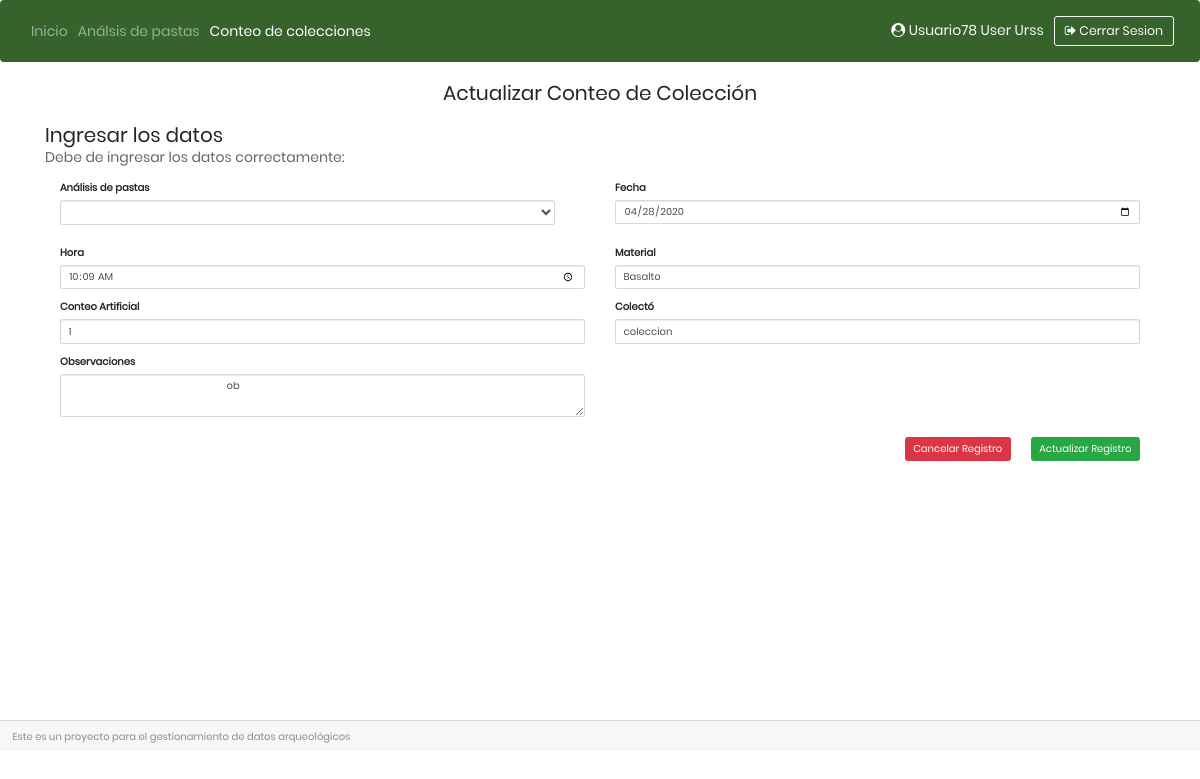
Page /pages/Conteo/actualizar-conteo.php?idConteo=1 (signed in) on the committed database.
### tables this page shows
CREATE TABLE `usuarios` (
  `idUsuario` int(250) NOT NULL,
  `nombre` varchar(30) NOT NULL,
  `apellido` varchar(30) NOT NULL,
  `usuario` varchar(20) NOT NULL,
  `contrasena` varchar(30) NOT NULL,
  `cargo` varchar(20) NOT NULL
);

CREATE TABLE `conteocolecciones` (
  `idConteo` int(250) NOT NULL,
  `Material` varchar(20) DEFAULT NULL,
  `ConteoArti` int(100) DEFAULT NULL,
  `Colecto` varchar(70) DEFAULT NULL,
  `Fecha` date DEFAULT NULL,
  `Hora` time(6) DEFAULT NULL,
  `ObservaConteo` varchar(250) DEFAULT NULL,
  `IdAnalisisPastas` int(4) DEFAULT NULL,
  `Estado` varchar(9) NOT NULL
);

### pages/Conteo/actualizar-conteo.php (the view, shortened to what this page needs)
<?php
    require ('../../functions/conexion/conexion.php');
?>
<!DOCTYPE html>
<html lang="es">
<head>
    <link rel="stylesheet" href="https://maxcdn.bootstrapcdn.com/bootstrap/3.4.1/css/bootstrap.min.css">
    <link rel='stylesheet' href='https://cdnjs.cloudflare.com/ajax/libs/twitter-bootstrap/4.1.3/css/bootstrap.min.css'>
    <link rel="stylesheet" type="text/css" href="../../other/bootstrap/css/bootstrap.min.css">
    <link rel="stylesheet" type="text/css" href="../../fonts/font-awesome-4.7.0/css/font-awesome.min.css">
    <link rel="stylesheet" type="text/css" href="../../css/main.css">
    <link rel="stylesheet" type="text/css" href="../../css/hierarchy-select.min.css">
</head>
<body>
    <nav class="navbar navbar-expand-lg navbar-dark" style="background: #36622C">
        <div class="collapse navbar-collapse" id="navbarTogglerDemo01">
            <ul class="navbar-nav mr-auto mt-2 mt-lg-0">
                <li class="nav-item">
                    <a class="nav-link" href="#">Inicio</a>
                </li>
                <li class="nav-item">
                    <a class="nav-link" href="../Pastas/analisis-Pastas.php">Análsis de pastas</a>
                </li>
                <li class="nav-item">
                    <a class="nav-link active" href="conteo-Colecciones.php">Conteo de colecciones</a>
                </li>
            </ul>
            <form class="form-inline my-2 my-lg-0">
                <li class="nav-item">
                    <a class="nav-link text-light">
                        <i class="fa fa-user-circle" aria-hidden="true"></i>
                        <?php
                            $user = $_SESSION['usuario'];
                            $sqlUser = "
                                SELECT * FROM usuarios WHERE usuario='$user'
                            ";
                            $result = mysqli_query($conexion, $sqlUser);
                            if(mysqli_num_rows($result) > 0){
                                while($row = mysqli_fetch_array($result)){
                                    echo $row['nombre'] . " " .$row['apellido'];
                                }
                            } else {
                                echo "Nombre del Usuario";
                            }
                        ?>
                    </a>
                </li>
                <a class="btn btn-outline-light btn-lg" href="../../functions/Sesion/cerrarSesion.php">
                    <i class="fa fa-sign-out" onclick="cerrarSesion()" aria-hidden="true"></i>
                    Cerrar Sesion
                </a>
            </form>
        </div>
    </nav>
    <div class="container-fluid text-center" style="margin-bottom:20px">
        <h2>Actualizar Conteo de Colección</h2>
    </div>
    <?php
        $idConteo = $_GET['idConteo'];
        $sql = "
            SELECT * FROM conteocolecciones WHERE idConteo='$idConteo'
        ";
        $resultado = mysqli_query($conexion, $sql);
        $row = mysqli_fetch_array($resultado);
    ?>
    <div class="container" style="min-height:72vh">
        <h2>Ingresar los datos</h2>
        <p>Debe de ingresar los datos correctamente:</p>
        <form class="form-horizontal validate-form needs-validation" novalidate action="../../functions/Conteo/actualizarConteo.php" method="POST"
            enctype="multipart/form-data" autocomplete="off">
            <div class="container">
                <div class="row">
                    <div class="col-6">
                        <div class="form-group col">
                            <label>Análisis de pastas</label>
                            <select class="selectpicker form-control form-control-lg" id="comboAnalisisPastas" name="comboAnalisisPastas" data-live-search="true" required>
                            </select>
                        </div>
                    </div>
                    <div class="col-6">
                        <label>Fecha</label>
                        <input class="form-control" id="Fecha" type="date" name="Fecha" value="<?php echo $row['Fecha']?>" required>
                    </div>
                    <div class="col-6">
                        <label>Hora</label>
                        <input class="form-control" id="Hora" type="time" maxlength="20" minlength="0"
                            placeholder="Hora" name="Hora" value="<?php echo date("H:i", strtotime($row['Hora'])) ?>" required>
                    </div>
                    <div class="col-6 validate-input" data-validate="Ingresa el material">
                        <label>Material</label>
                        <input class="form-control" id="Material" type="text" maxlength="20" minlength="0"
                            placeholder="Material" name="Material" value="<?php echo $row['Material']?>" required>
                    </div>
                    <div class="col-6">
                        <label>Conteo Artificial</label>
                        <input class="form-control" id="ConteoArti" type="number" pattern="{0-9}" min="0"
                            max="999999999999" maxlength="12" minlength="0" placeholder="Conteo Artificial"
                            name="ConteoArti"  value="<?php echo $row['ConteoArti']?>" required>
                    </div>
                    <div class="col-6">
                        <label>Colectó</label>
                        <input class="form-control" id="Colecto" type="text" maxlength="30" minlength="0"
                            placeholder="Colectó" name="Colecto"  value="<?php echo $row['Colecto']?>" required>
                    </div>
                    <div class="col-6">
                        <label for="comment">Observaciones</label>
                        <textarea class="form-control" rows="2" id="comment" maxlength="500" minlength="0"
                            placeholder="Observaciones" name="Observaciones" id="Observaciones"
                            style="font-size: 10pt;" required>
                                <?php echo $row['ObservaConteo']?>
                        </textarea>
                    </div>
                    <div class="col-6">
                    </div>
                </div>
            </div>
            <div class="col d-flex flex-row-reverse" style="margin-top:20px">
                <input type="submit" class="btn btn-success" value="Actualizar Registro">
                <a href="conteo-Colecciones.php" type="submit" class="btn btn-danger" style="margin-right:20px">Cancelar
                    Registro</a>
            </div>
        </form>
    </div>
    <footer class="card-footer text-muted absolute-bottom" style="margin-top:20px">
        Este es un proyecto para el gestionamiento de datos arqueológicos
    </footer>
</body>
</html>

### css/main.css (style rules this page uses)
* { margin: 0px; padding: 0px; box-sizing: border-box; }
body, html { height: 100%; font-family: Poppins-Regular, sans-serif; }
a { font-family: Poppins-Regular; font-size: 14px; line-height: 1.7; color: #666666; margin: 0px; transition: all 0.4s; -webkit-transition: all 0.4s; -o-transition: all 0.4s; -moz-transition: all 0.4s; }
h1,h2,h3,h4,h5,h6 { margin: 0px; }
p { font-family: Poppins-Regular; font-size: 14px; line-height: 1.7; color: #666666; margin: 0px; }
ul, li { margin: 0px; list-style-type: none; }
input { outline: none; border: none; }
textarea { outline: none; border: none; }
.validate-input { position: relative; }

### pages/Conteo/actualizar-conteo.php (style rules this page uses)
.col-6 { padding-top: 10px; }

### rows in the picture
usuarios: nombre "Usuario78", apellido "User Urss"
conteocolecciones: Fecha "04/28/2020", Hora "10:09", Material "Basalto", ConteoArti "1", Colecto "coleccion", Observaciones "ob"
